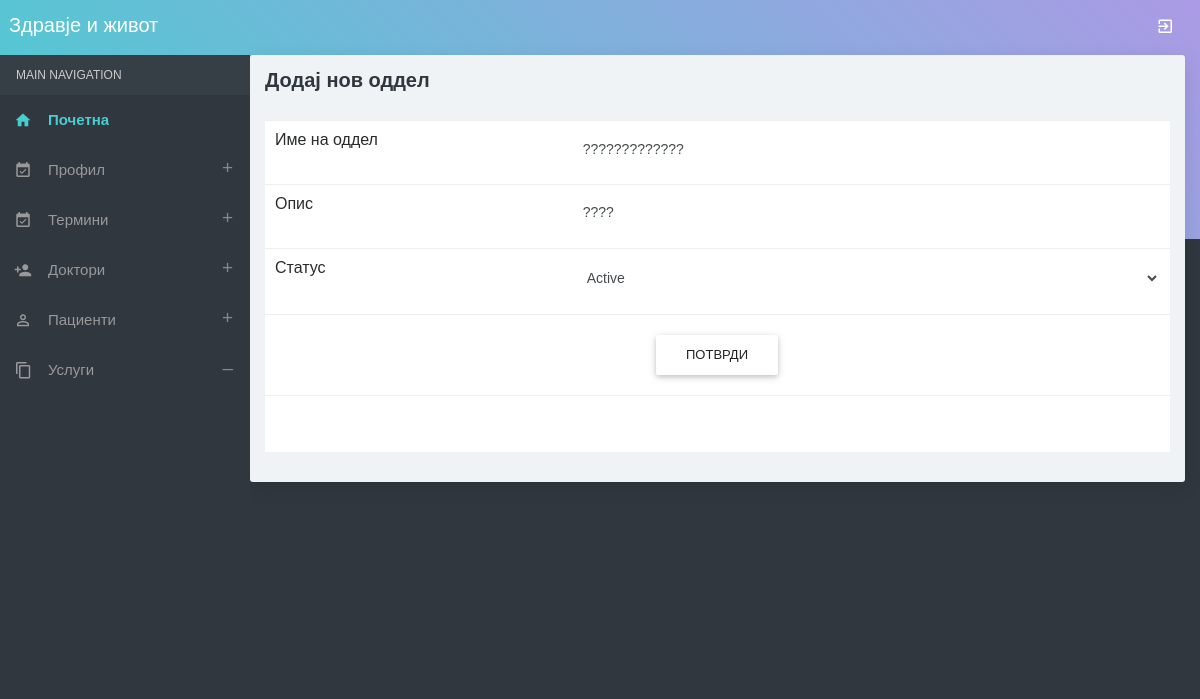
Screenshot of /department.php?editid=1 (signed in) with the database file from the repository.
### tables this page shows
CREATE TABLE `department` (
  `departmentid` int(10) NOT NULL,
  `departmentname` varchar(100) NOT NULL,
  `description` text NOT NULL,
  `status` varchar(10) NOT NULL
);

### department.php (the view, shortened to what this page needs)
<?php
include("adheader.php");
include("dbconnection.php");
if(isset($_GET[editid]))
{
	$sql="SELECT * FROM department WHERE departmentid='$_GET[editid]' ";
	$qsql = mysqli_query($con,$sql);
	$rsedit = mysqli_fetch_array($qsql);
}
?>
<div class="container-fluid">
	<div class="block-header">
            <h2>Додај нов оддел </h2>
        </div>
  <div class="card">
    <form method="post" action="" name="frmdept" onSubmit="return validateform()">
    <table class="table table-hover">
      <tbody>
        <tr>
          <td width="34%">Име на оддел</td>
          <td width="66%"><input placeholder=" Enter Here " class="form-control" type="text" name="departmentname" id="departmentname" value="<?php echo $rsedit[departmentname]; ?>" /></td>
        </tr>
        <tr>
          <td>Опис</td>
          <td><textarea placeholder=" Enter Here " class="form-control no-resize" name="textarea" id="textarea" cols="45" rows="5"><?php echo $rsedit[description] ; ?></textarea></td>
        </tr>
        <tr>
          <td>Статус</td>
          <td> <select name="select" id="select" class="form-control show-tick">
            <?php
		  $arr = array("Active","Inactive");
		  foreach($arr as $val)
		  {
			  if($val == $rsedit[status])
			  {
			  echo "<option value='$val' selected>$val</option>";
			  }
			  else
			  {
				  echo "<option value='$val'>$val</option>";
			  }
		  }
		  ?>
            </select></td>
        </tr>
        <tr>
          <td colspan="2" align="center"><input class="btn btn-default" type="submit" name="submit" id="submit" value="Потврди" /></td>
        </tr>
      </tbody>
    </table>
    </form>
    <p>&nbsp;</p>
  </div>
</div>
<?php
include("adfooter.php");
?>

### rows the page displays
department: departmentname "?????????????", textarea "????", select "Active"
